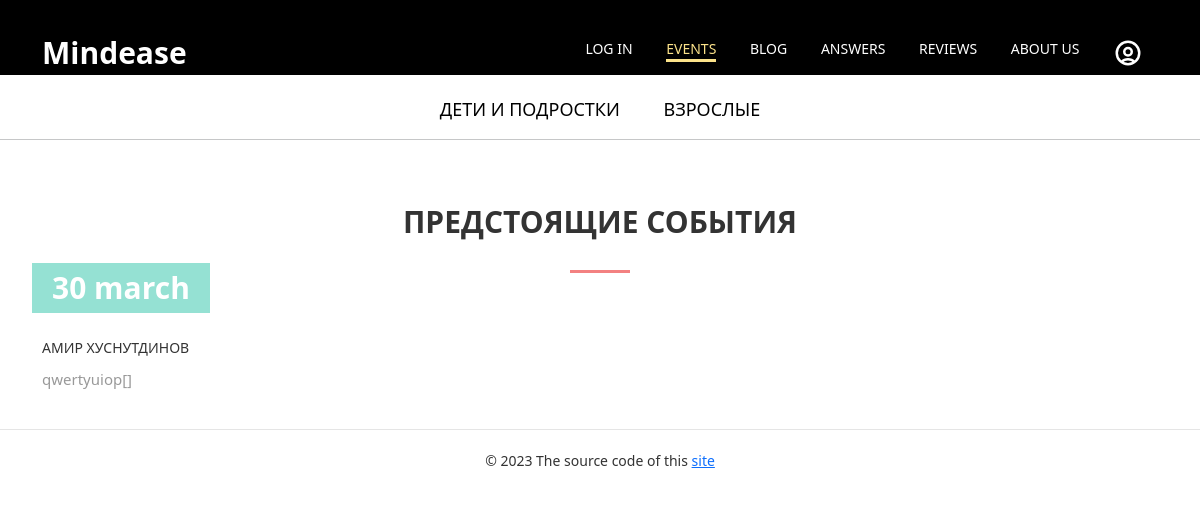
/events/, run on an earlier commit of the app's database.
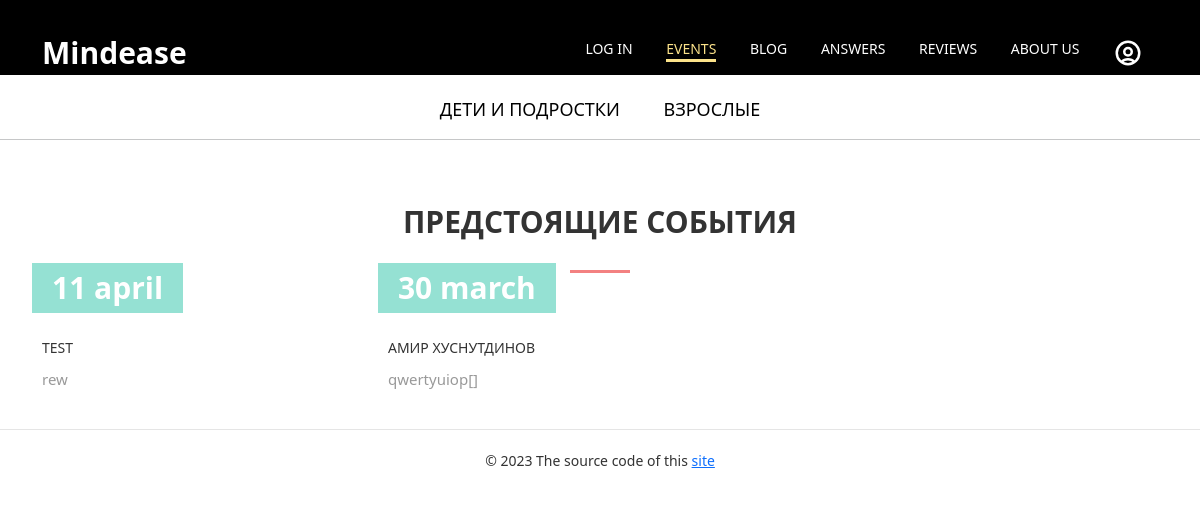
And on a later commit of the database.
### Events/data/all_events.py (models this page shows)
class All_events(SqlAlchemyBase):
    __tablename__ = 'all'
    id = sqlalchemy.Column(sqlalchemy.Integer,
                           primary_key=True,
                           autoincrement=True)
    photo_name = sqlalchemy.Column(sqlalchemy.String, nullable=False)
    name = sqlalchemy.Column(sqlalchemy.String, nullable=False)
    signature = sqlalchemy.Column(sqlalchemy.String, nullable=False)
    link = sqlalchemy.Column(sqlalchemy.String, nullable=False)
    created_date = sqlalchemy.Column(sqlalchemy.String, nullable=False)

### main.py (the view)
@app.route('/events/')
def open_events():
    db_session_event.global_init("Events/db/activities.db")
    db_sess_all = db_session_event.create_session()
    all_events = db_sess_all.query(All_events)
    event_info = []
    page = request.args.get('page')
    file = None
    if page and page != '':
        file = 'event_example.html'
    for item in all_events:
        event_info.append([item.id,
                           item.photo_name,
                           item.name,
                           item.signature,
                           item.link,
                           item.created_date])
    return Events.events(event_info, file)

### Events/data/db_session_event.py (called while the page is built, shortened)
def global_init(db_file):
    global __factory
    if __factory:
        return

def create_session() -> Session:
    global __factory
    return __factory()

### Events/events.py (called while the page is built, shortened)
    @staticmethod
    def three_posts_funk(events_lst):
        count_of_columns = math.ceil(len(events_lst) / 3)
        count_of_posts = len(events_lst)
        three_posts = []
        start = 0
        end = 3
        blog_inform = events_lst[::-1]
        for i in range(count_of_columns):
            three_posts.append(blog_inform[start:end])
            if start + 3 <= count_of_posts:
                start += 3
            if end + 3 <= count_of_posts:
                end += 3
            elif end + 2 <= count_of_posts:
                end += 2
            elif end + 1 <= count_of_posts:
                end += 1
        return three_posts

    @staticmethod
    def events(events_lst, file):
        three_posts = Events.three_posts_funk(events_lst)
        event1 = event + '/?teen=1'
        event2 = event + '/?adult=1'
        if not file:
            return render_template('events.html',
                                   general=general,
                                   about_us=about_us,
                                   blog=blog,
                                   reviews=reviews,
                                   answers=answers,
                                   events=events,
                                   event1=event1,
                                   event2=event2,
                                   authorization=authorization,
                                   cabinet=cabinet,
                                   posts=three_posts)

### templates/events.html (shortened to what this page needs)
<!DOCTYPE html>
<html lang="ru">
<head>
    <link rel="stylesheet" href="/static/assets/css/style2.css">
    <link href="https://cdn.jsdelivr.net/npm/bootstrap@5.3.0-alpha1/dist/css/bootstrap.min.css" rel="stylesheet">
</head>
<body>
<header class="header"  id="header">
    <div class="container">
        <div class="header__inner">
            <div>
            <a class="header__logo" href="{{general}}" style="text-decoration: none;">Mindease </a></div>
            <nav class="nav1" id="nav">
                <a class="nav__link" href="{{authorization}}">LOG IN</a>
                <a class="nav__link active" href="{{events}}">Events</a>
                <a class="nav__link" href="{{blog}}">Blog</a>
                <a class="nav__link" href="{{answers}}">Answers</a>
                <a class="nav__link" href="{{reviews}}">Reviews</a>
                <a class="nav__link" href="{{about_us}}">About us</a>
                <a class="nav__link" style="text-decoration: none;" href="{{cabinet}}"><img  src="../static/assets/images/user-ico.svg" width="30px"></a>
            </nav>
        </div>
    </div>
</header>
<br>
<br>
<br>
<br>
<div class="text-center">
    <nav class="nav2" id="nav2">
                <a class="nav__link2" href="{{event1}}">Дети и подростки</a>
                <a class="nav__link2" href="{{event2}}">Взрослые</a>
            </nav>
</div>
<hr>
<br>
<br>
    <div class="container">
        <div class="section__header">
            <h2 class="section__title">Предстоящие события</h2>
        </div>
        {% for items in posts %}
        <div class="blog">
            {% for item in items %}
        <div class="blog__item">
                <div class="blog__header">
                    <div class="blog__date">
                        <div class="blog__date-day">{{item[5]}}</div>
                    </div>
                </div>
                <div class="blog__content">
                    <div class="blog__title">
                        <a href="{{item[4]}}">{{item[2]}}</a>
                    </div>
                    <div class="blog__text">{{item[3]}}</div>
                </div>
            </div>
    {% endfor %}
            </div>
    {% endfor %}
    </div>
</body>
<br>
<footer><div class="copyright">
                © 2023 The source code of this <a href="https://github.com/AmirHusnutdinov/Peak-of-Reason">site</a>
            </div></footer>
<br>
</html>

### static/assets/css/style2.css (style rules this page uses)
body { margin: 0; font-family: 'Montserrat', sans-serif; font-size: 15px; line-height: 1.6; color: #333; }
*, *:before, *:after { box-sizing: border-box; }
h1, h2, h3, h4, h5, h6 { margin: 0; }
hr { display: block; width: 100%; height: 1px; margin: 40px 0; border: 0; background-color: #e5e5e5; }
.container { width: 100%; max-width: 1230px; padding: 0 15px; margin: 0 auto; }
.header { width: 100%; padding-top: 30px; background-color: #000000; position: absolute; top: 0; left: 0; right: 0; z-index: 1000; }
.header__inner { display: flex; justify-content: space-between; align-items: center; }
.header__logo { font-size: 30px; font-weight: 700; color: #fff; }
.nav1 { font-size: 14px; text-transform: uppercase; }
.nav2 { font-size: 14px; text-transform: uppercase; }
.blog { display: flex; justify-content: left; }
.blog__item { width: 31%; padding-right:20px; }
.nav__link { display: inline-block; vertical-align: top; margin: 0 15px; position: relative; color: #fff; text-decoration: none; transition: color .1s linear; }
.nav__link2 { display: inline-block; vertical-align: top; margin: 0 20px; position: relative; font-size: 18px; color: black; text-decoration: none; transition: color .1s linear; }
.nav__link:after { content: ""; display: block; width: 100%; height: 3px; background-color: #fce38a; opacity: 0; position: absolute; top: 100%; left: 0; z-index: 1; transition: opacity .1s linear; }
.nav__link2:after { content: ""; display: block; width: 100%; height: 3px; background-color: #95e1d3; opacity: 0; position: absolute; top: 100%; left: 0; z-index: 1; transition: opacity .1s linear; }
.nav__link:hover:after, .nav__link.active:after { opacity: 1; }
.nav__link.active { color: #fce38a; }
.section__header { width: 100%; max-width: 950px; margin: 0 auto 50px; text-align: center; }
.section__title { font-size: 30px; font-weight: 700; color: #333; text-transform: uppercase; }
.section__title:after { content: ""; display: block; width: 60px; height: 3px; margin: 30px auto; background-color: #f38181; }
.blog__item { width: 31%; }
.blog__header { position: relative; margin-bottom: 14px; }
.blog__date { padding: 10px 20px; background-color: #95e1d3; font-style: italic; font-size: 15px; color: #fff; font-weight: 300; text-align: center; position: absolute; bottom: 10px; left: -10px; z-index: 1; }
.blog__date-day { font-size: 30px; line-height: 1; font-weight: 700; font-style: normal; }
.blog__content { margin-bottom: 14px; }
.blog__title { margin-bottom: 10px; font-size: 14px; color: #333; text-transform: uppercase; }
.blog__title a { color: inherit; text-decoration: none; }
.blog__text { font-size: 15px; color: #999; }
.copyright { padding: 20px 0; border-top: 1px solid #e5e5e5; font-size: 14px; color: #333; text-align: center; }
body { background: #edf2f7; }

What changed in the data, as far as the page shows it:
added All_events: created_date "11 april", name "TEST", signature "rew"
